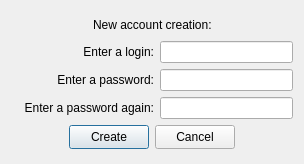
<?xml version="1.0" encoding="UTF-8"?>
<ui version="4.0">
 <class>RegistrationWindow</class>
 <widget class="QDialog" name="RegistrationWindow">
  <property name="geometry">
   <rect>
    <x>0</x>
    <y>0</y>
    <width>304</width>
    <height>164</height>
   </rect>
  </property>
  <property name="minimumSize">
   <size>
    <width>304</width>
    <height>164</height>
   </size>
  </property>
  <property name="maximumSize">
   <size>
    <width>304</width>
    <height>164</height>
   </size>
  </property>
  <property name="windowTitle">
   <string>Registration</string>
  </property>
  <layout class="QVBoxLayout" name="verticalLayout">
   <item>
    <spacer name="verticalSpacer_2">
     <property name="orientation">
      <enum>Qt::Vertical</enum>
     </property>
     <property name="sizeHint" stdset="0">
      <size>
       <width>20</width>
       <height>0</height>
      </size>
     </property>
    </spacer>
   </item>
   <item>
    <layout class="QHBoxLayout" name="horizontalLayout_2">
     <item>
      <spacer name="horizontalSpacer_9">
       <property name="orientation">
        <enum>Qt::Horizontal</enum>
       </property>
       <property name="sizeHint" stdset="0">
        <size>
         <width>40</width>
         <height>20</height>
        </size>
       </property>
      </spacer>
     </item>
     <item>
      <widget class="QLabel" name="info_lbl">
       <property name="text">
        <string>New account creation:</string>
       </property>
      </widget>
     </item>
     <item>
      <spacer name="horizontalSpacer_10">
       <property name="orientation">
        <enum>Qt::Horizontal</enum>
       </property>
       <property name="sizeHint" stdset="0">
        <size>
         <width>40</width>
         <height>20</height>
        </size>
       </property>
      </spacer>
     </item>
    </layout>
   </item>
   <item>
    <layout class="QGridLayout" name="gridLayout">
     <item row="0" column="0">
      <spacer name="horizontalSpacer_7">
       <property name="orientation">
        <enum>Qt::Horizontal</enum>
       </property>
       <property name="sizeHint" stdset="0">
        <size>
         <width>146</width>
         <height>20</height>
        </size>
       </property>
      </spacer>
     </item>
     <item row="0" column="1">
      <widget class="QLabel" name="login_lbl">
       <property name="sizePolicy">
        <sizepolicy hsizetype="Fixed" vsizetype="Fixed">
         <horstretch>0</horstretch>
         <verstretch>0</verstretch>
        </sizepolicy>
       </property>
       <property name="minimumSize">
        <size>
         <width>133</width>
         <height>16</height>
        </size>
       </property>
       <property name="text">
        <string>Enter a login:</string>
       </property>
       <property name="alignment">
        <set>Qt::AlignRight|Qt::AlignTrailing|Qt::AlignVCenter</set>
       </property>
      </widget>
     </item>
     <item row="0" column="2">
      <widget class="QLineEdit" name="login_elbl">
       <property name="sizePolicy">
        <sizepolicy hsizetype="Fixed" vsizetype="Fixed">
         <horstretch>0</horstretch>
         <verstretch>0</verstretch>
        </sizepolicy>
       </property>
       <property name="minimumSize">
        <size>
         <width>133</width>
         <height>19</height>
        </size>
       </property>
      </widget>
     </item>
     <item row="0" column="3">
      <spacer name="horizontalSpacer_8">
       <property name="orientation">
        <enum>Qt::Horizontal</enum>
       </property>
       <property name="sizeHint" stdset="0">
        <size>
         <width>114</width>
         <height>20</height>
        </size>
       </property>
      </spacer>
     </item>
     <item row="1" column="0">
      <spacer name="horizontalSpacer_5">
       <property name="orientation">
        <enum>Qt::Horizontal</enum>
       </property>
       <property name="sizeHint" stdset="0">
        <size>
         <width>146</width>
         <height>20</height>
        </size>
       </property>
      </spacer>
     </item>
     <item row="1" column="1">
      <widget class="QLabel" name="pass1_lbl">
       <property name="sizePolicy">
        <sizepolicy hsizetype="Fixed" vsizetype="Fixed">
         <horstretch>0</horstretch>
         <verstretch>0</verstretch>
        </sizepolicy>
       </property>
       <property name="minimumSize">
        <size>
         <width>133</width>
         <height>16</height>
        </size>
       </property>
       <property name="text">
        <string>Enter a password:</string>
       </property>
       <property name="alignment">
        <set>Qt::AlignRight|Qt::AlignTrailing|Qt::AlignVCenter</set>
       </property>
      </widget>
     </item>
     <item row="1" column="2">
      <widget class="QLineEdit" name="pass1_elbl">
       <property name="sizePolicy">
        <sizepolicy hsizetype="Fixed" vsizetype="Fixed">
         <horstretch>0</horstretch>
         <verstretch>0</verstretch>
        </sizepolicy>
       </property>
       <property name="minimumSize">
        <size>
         <width>133</width>
         <height>19</height>
        </size>
       </property>
      </widget>
     </item>
     <item row="1" column="3">
      <spacer name="horizontalSpacer_6">
       <property name="orientation">
        <enum>Qt::Horizontal</enum>
       </property>
       <property name="sizeHint" stdset="0">
        <size>
         <width>114</width>
         <height>20</height>
        </size>
       </property>
      </spacer>
     </item>
     <item row="2" column="0">
      <spacer name="horizontalSpacer_3">
       <property name="orientation">
        <enum>Qt::Horizontal</enum>
       </property>
       <property name="sizeHint" stdset="0">
        <size>
         <width>146</width>
         <height>20</height>
        </size>
       </property>
      </spacer>
     </item>
     <item row="2" column="1">
      <widget class="QLabel" name="pass2_lbl">
       <property name="sizePolicy">
        <sizepolicy hsizetype="Fixed" vsizetype="Fixed">
         <horstretch>0</horstretch>
         <verstretch>0</verstretch>
        </sizepolicy>
       </property>
       <property name="minimumSize">
        <size>
         <width>133</width>
         <height>16</height>
        </size>
       </property>
       <property name="text">
        <string>Enter a password again:</string>
       </property>
       <property name="alignment">
        <set>Qt::AlignRight|Qt::AlignTrailing|Qt::AlignVCenter</set>
       </property>
      </widget>
     </item>
     <item row="2" column="2">
      <widget class="QLineEdit" name="pass2_elbl">
       <property name="sizePolicy">
        <sizepolicy hsizetype="Fixed" vsizetype="Fixed">
         <horstretch>0</horstretch>
         <verstretch>0</verstretch>
        </sizepolicy>
       </property>
       <property name="minimumSize">
        <size>
         <width>133</width>
         <height>19</height>
        </size>
       </property>
      </widget>
     </item>
     <item row="2" column="3">
      <spacer name="horizontalSpacer_4">
       <property name="orientation">
        <enum>Qt::Horizontal</enum>
       </property>
       <property name="sizeHint" stdset="0">
        <size>
         <width>114</width>
         <height>20</height>
        </size>
       </property>
      </spacer>
     </item>
    </layout>
   </item>
   <item>
    <layout class="QHBoxLayout" name="horizontalLayout">
     <item>
      <spacer name="horizontalSpacer">
       <property name="orientation">
        <enum>Qt::Horizontal</enum>
       </property>
       <property name="sizeHint" stdset="0">
        <size>
         <width>40</width>
         <height>20</height>
        </size>
       </property>
      </spacer>
     </item>
     <item>
      <widget class="QPushButton" name="create_pb">
       <property name="minimumSize">
        <size>
         <width>78</width>
         <height>24</height>
        </size>
       </property>
       <property name="text">
        <string>Create</string>
       </property>
      </widget>
     </item>
     <item>
      <widget class="QPushButton" name="cancel_pb">
       <property name="minimumSize">
        <size>
         <width>78</width>
         <height>24</height>
        </size>
       </property>
       <property name="text">
        <string>Cancel</string>
       </property>
      </widget>
     </item>
     <item>
      <spacer name="horizontalSpacer_2">
       <property name="orientation">
        <enum>Qt::Horizontal</enum>
       </property>
       <property name="sizeHint" stdset="0">
        <size>
         <width>40</width>
         <height>20</height>
        </size>
       </property>
      </spacer>
     </item>
    </layout>
   </item>
   <item>
    <spacer name="verticalSpacer">
     <property name="orientation">
      <enum>Qt::Vertical</enum>
     </property>
     <property name="sizeHint" stdset="0">
      <size>
       <width>20</width>
       <height>0</height>
      </size>
     </property>
    </spacer>
   </item>
  </layout>
 </widget>
 <resources/>
 <connections/>
</ui>
